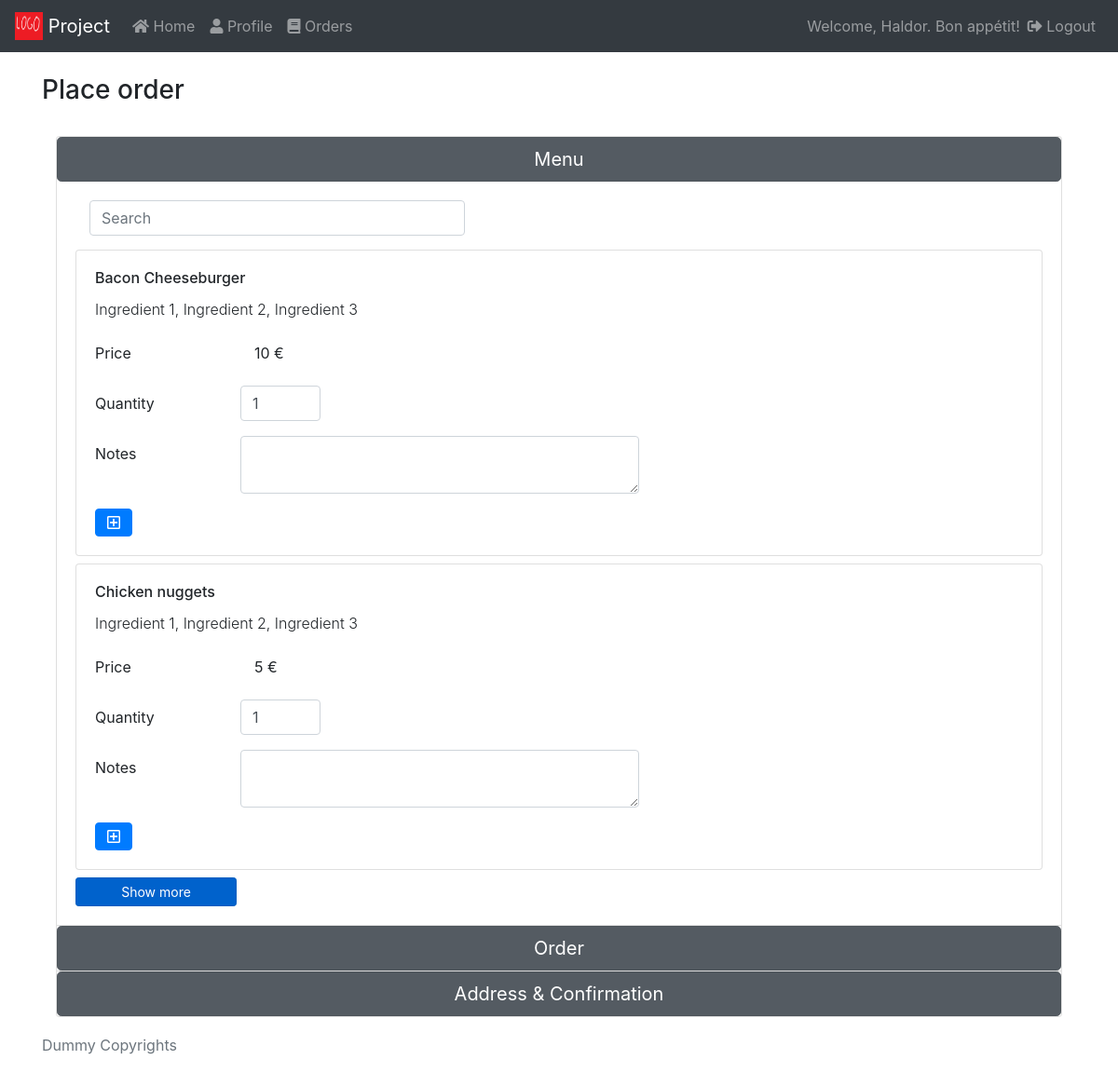
The page /place_order.php?provider=1 (signed in) on the database its author committed.
### tables this page shows
CREATE TABLE `product` (
  `product_id` int(11) NOT NULL AUTO_INCREMENT,
  `product_name` varchar(45) NOT NULL,
  `product_description` varchar(200) DEFAULT NULL,
  `product_price` float NOT NULL,
  `provider_id` int(11) NOT NULL,
  PRIMARY KEY (`product_id`),
  KEY `provider_id_idx` (`provider_id`),
  CONSTRAINT `provider_id` FOREIGN KEY (`provider_id`) REFERENCES `provider` (`provider_id`)
);

### place_order.php (the view, shortened to what this page needs)
<?php
include("fragments/connection-begin.php");
?>
<!DOCTYPE html>
<html lang="en">
<head>
  <?php include("fragments/head-contents.php"); ?>
</head>
<body>
  <?php include("fragments/navbar.php"); ?>
  <div class="container mt-4 mb-4">
    <h3 class="pb-2">Place order</h3>
    <div class="container accordion mt-4 mb-4" id="mainAccordion">
      <div class="card main-card">
        <button class="btn btn-secondary btn-lg btn-block active" id="headingMenu" data-toggle="collapse" data-target="#collapseMenu" aria-expanded="true" aria-controls="collapseMenu">
          Menu
        </button>
        <div id="collapseMenu" class="collapse show" aria-labelledby="headingMenu" data-parent="#mainAccordion">
          <div class="card-body" id="listedProducts">
            <div class="card-searchbar col-5">
              <input class="form-control" id="searchProducts" type="search" placeholder="Search" aria-label="Search">
            </div>
            <?php
            $productGroupSize = 2;
            if ($listedProducts = $conn->query("
            SELECT product_id, product_name, product_price
            FROM provider
            JOIN product
            ON provider.provider_id = product.provider_id
            WHERE provider.provider_id ='".$_GET['provider']."'
            ")) {
              $productNumber = 0;
              while ($product = $listedProducts->fetch_assoc()) {
                ?>
                <div class="card mt-2 productCard d-none" data-product-group="<?php echo (int)($productNumber / $productGroupSize); ?>" data-product-id="<?php echo $product['product_id']; ?>">
                  <div class="card-body">
                    <h6 class="card-title"><?php echo $product['product_name']; ?></h5>
                    <p class="card-text font-weight-light">Ingredient 1, Ingredient 2, Ingredient 3</p>
                    <form class="form-group row">
                      <label class="col-sm-2 col-form-label">Price</label>
                      <label class="col-sm-1 col-form-label"><?php echo $product['product_price']." €"; ?></label>
                    </form>
                    <form class="form-group row">
                      <label for="product<?php echo $product['product_id']; ?>Quantity" class="col-sm-2 col-form-label">Quantity</label>
                      <input type="number" class="form-control col-sm-1" id="product<?php echo $product['product_id']; ?>Quantity" placeholder="Quantity" value="1" required>
                    </form>
                    <form class="form-group row">
                      <label for="product<?php echo $product['product_id']; ?>Notes" class="col-sm-2 col-form-label">Notes</label>
                      <textarea class="form-control col-sm-5" id="product<?php echo $product['product_id']; ?>Notes"></textarea>
                    </form>
                    <a href="#" class="btn btn-primary far fa-plus-square"></a>
                  </div>
                </div>
                <?php
                $productNumber = $productNumber + 1;
              }
            }
            ?>
            <button class="btn btn-primary btn-sm btn-block active col-2 mt-2" id="productsShowMore">
              Show more
            </button>
        </div>
      </div>
    </div>
    <div class="card main-card">
      <button class="btn btn-secondary btn-lg btn-block active" id="headingOrder" data-toggle="collapse" data-target="#collapseOrder" aria-expanded="false" aria-controls="collapseOrder">
        Order
      </button>
        </div>
        <div class="card main-card">
          <button class="btn btn-secondary btn-lg btn-block active" id="headingConfirmation" data-toggle="collapse" data-target="#collapseConfirmation" aria-expanded="false" aria-controls="collapseConfirmation">
            Address &amp; Confirmation
          </button>
        </div>
      </div>
    </div>
  <?php
  include("fragments/footer.php");
  ?>
</body>
</html>

### styles/style.css (style rules this page uses)
.card-searchbar { margin-bottom: 15px; }
html { position: relative; min-height: 100%; }
body { margin-bottom: 60px; }

### rows shown on the page
product: product_name "Bacon Cheeseburger", product_price "10"
product: product_name "Chicken nuggets", product_price "5"

### other values the page prints
$_SESSION['user_name'] "Haldor"
